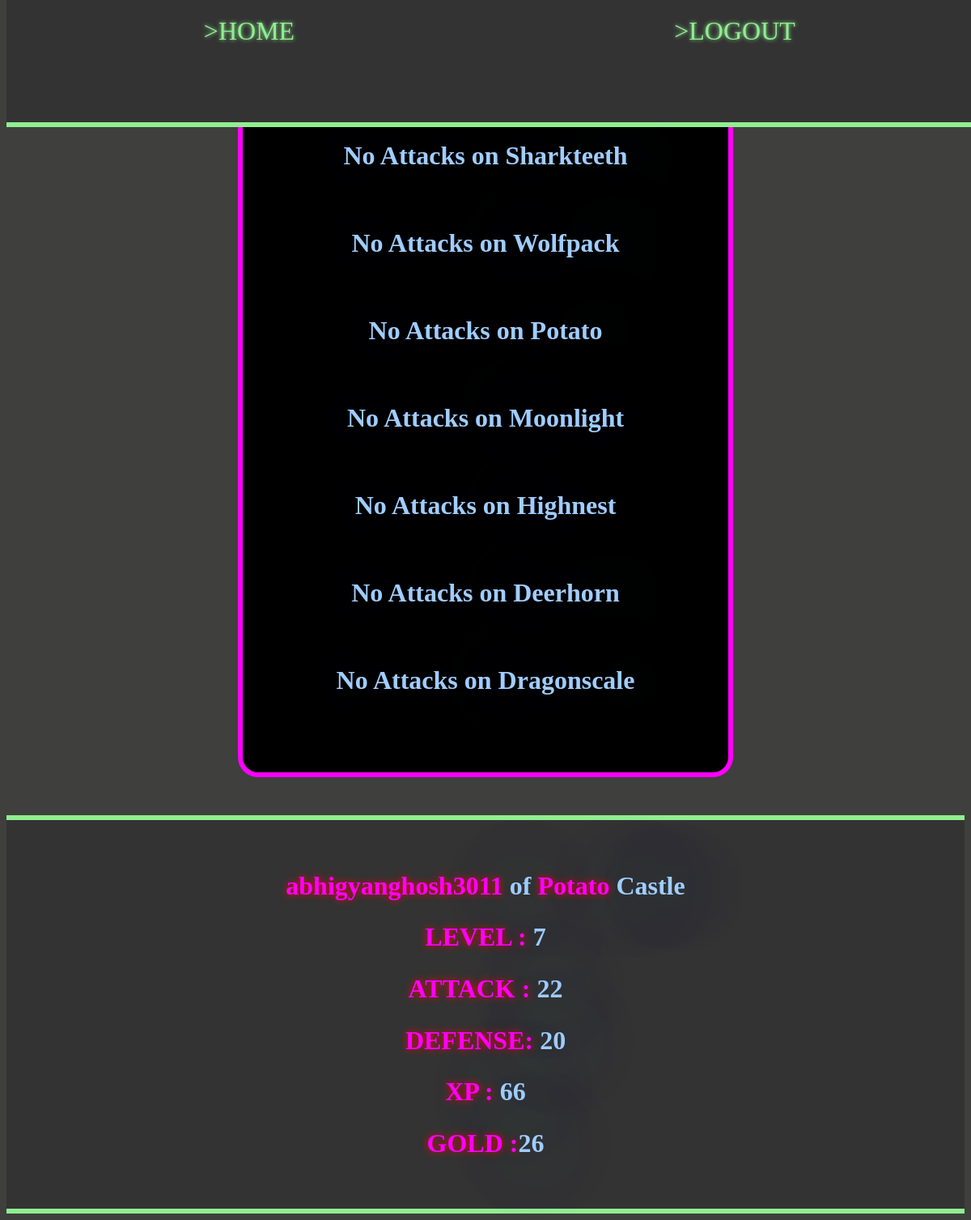
The page /info (signed in) on the database its author committed.
### Models.py (models this page shows)
class Player(db.Model):
    __tablename__ = 'player'
    id = db.Column(db.Integer, primary_key=True, autoincrement=True)
    state = db.Column(db.String(20), default='DEFEND')
    username = db.Column(db.String(100),unique=True, nullable=False)
    password = db.Column(db.String)
    email = db.Column(db.String(100), unique=True,
                      nullable=False)
    castle_id = db.Column(db.Integer,db.ForeignKey('castles.id'))
    exp = db.Column(db.Integer, nullable=False, default=0)
    level = db.Column(db.Integer, nullable=False, default=1)
    attack = db.Column(db.Integer, nullable=False, default=0)
    defense = db.Column(db.Integer, nullable=False, default=0)
    gold = db.Column(db.Integer, nullable=False, default=0)
    sword = db.Column(db.Integer, nullable=False, default=1)
    sheild = db.Column(db.Integer, nullable=False, default=1)

class Castles(db.Model):
    __tablename__='castles'
    id = db.Column(db.Integer, primary_key=True, autoincrement=True)
    name = db.Column(db.String(100), nullable=False)
    image = db.Column(db.String(100))
    players = db.relationship('Player',backref='castle',lazy='dynamic')

### Game.py (the view)
@app.route('/info')
def about():
    try:
        f=open("warreport.txt",'r')
        report=[]
        for line in f:
            report.append(line)
        print(report)
        return render_template('Warreport.html',user=Player.query.filter_by(username=session['user']).first(),text=report)
    except:
        return redirect(url_for('login'))

### Game.py (called while the page is built)
@app.before_request
def before_request():
    g.user = None
    if 'user' in session:
        g.user = session['user']

### templates/Warreport.html (shortened to what this page needs)
{% extends "base.html" %}
	{% block head %}
				<link type="text/css" href="{{url_for('static', filename='loginReg.css')}}" rel="stylesheet"></link>
	{% endblock %}
	{% block body %}
		<div class="container">
			<h2>{{text[0]}}</h2>
			<h2>{{text[1]}}</h2>
			<h2>{{text[2]}}</h2>
			<h2>{{text[3]}}</h2>
			<h2>{{text[4]}}</h2>
			<h2>{{text[5]}}</h2>
			<h2>{{text[6]}}</h2>
		</div>
	{% endblock %}

### templates/base.html (shortened to what this page needs)
<!DOCTYPE html>
    <head>
        <link rel=stylesheet type=text/css href="{{url_for('static', filename='base.css')}}">
        {% block head %}{% endblock %}
    </head>
    <body>
    <div class="topnav">
      <a class="menu" href="/home">>HOME</a>
      <a class="menu" href="/logout">>LOGOUT</a>
    </div>
    <br><br>
    <div class="content">
            {% block body %}
            {% endblock %}
    </div>
    <footer>
        <br>
        <br>
            <h2><b>{{user.username}}</b> of <b>{{user.castle.name}}</b> Castle</h2>
            <h2><b>LEVEL  : </b>{{user.level}}</h2>
            <h2 id="attack"><b>ATTACK : </b> {{user.attack}}</h2>
            <h2 id="defense"><b>DEFENSE: </b>{{user.defense}}</h2>
            <h2><b>XP     : </b>{{user.exp}}</h2>
            <h2><b>GOLD   :</b>{{user.gold}}</h2>
        <br>
        <br>
    </footer>
    </body>
</html>

### static/base.css (style rules this page uses)
body { font-family: 'Gugi'; background: #21364f; scroll-behavior:smooth; }
.topnav { overflow: hidden; background-color: #333; text-shadow: 0 0 5px #90EE90; color: green; text-align: center; position:fixed; top:0; height:10%; width:100%; margin:0; padding:0; z-index:10; border-bottom: 6px solid #90EE90; }
b { text-shadow: 0 0 5px #FF0000; }
.menu { position:relative; float:left; display: inline-block; color: lightgreen; text-align: center; text-decoration: none; font-size:200%; height:100%; width:50%; padding-top:20px; vertical-align:middle; }
.content { margin:2%; padding:2%; }
footer { background-color: #333; color: red;text-align: center; text-decoration: none; border-top: 6px solid #90EE90; border-bottom: 6px solid #90EE90; }

### static/loginReg.css (style rules this page uses)
body { background:#3f3f3d; }
h2 { color: #a0cdff; text-shadow: 0 0 100px #3e6591 ; font-family: 'Gugi'; font-size: 200%; text-align:justify; text-align-last: center; }
b { text-shadow: 0 0 10px #FF0000; color: #FF00FF; }
div { margin: auto; }
.container { text-align: center; border: 6px solid #FF00FF; border-radius: 25px; background: #000; padding: 20px; width: 500px; padding:50px; }
.topnav { overflow: hidden; background-color: #333333; position: fixed; top: 0; margin: 0; width: 100%; }

### rows shown on the page
Player: username "abhigyanghosh3011", level "7", attack "22", defense "20", exp "66", gold "26"
Castles: castle.name "Potato"

### other values the page prints
{{ text[0] }} "No Attacks on Sharkteeth"
{{ text[1] }} "No Attacks on Wolfpack"
{{ text[2] }} "No Attacks on Potato"
{{ text[3] }} "No Attacks on Moonlight"
{{ text[4] }} "No Attacks on Highnest"
{{ text[5] }} "No Attacks on Deerhorn"
{{ text[6] }} "No Attacks on Dragonscale"
